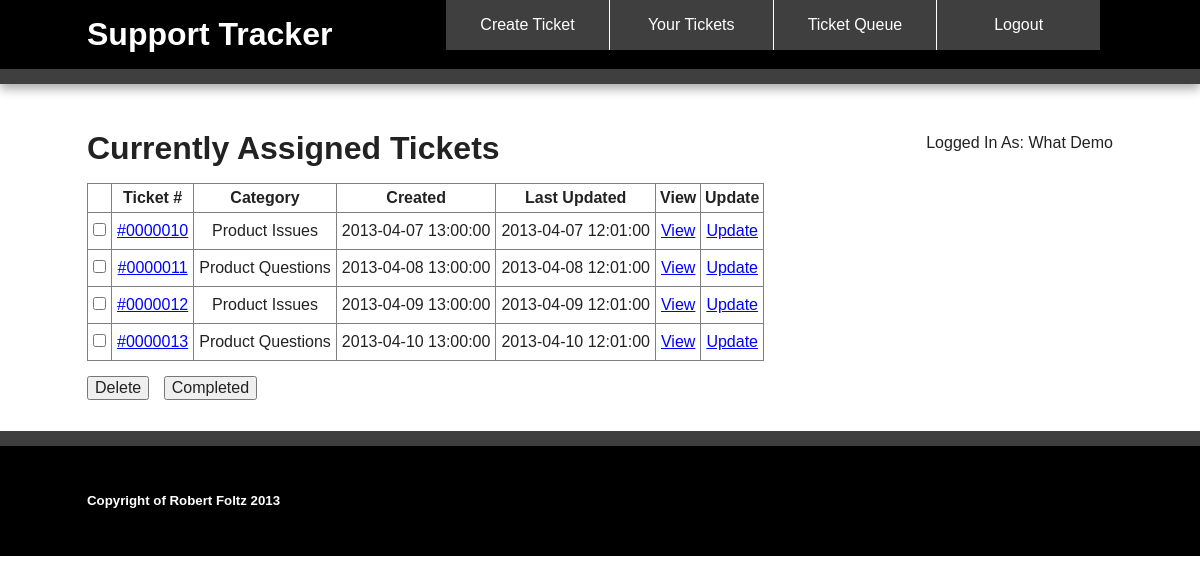
Page /your-tickets.php (signed in) on the earlier database version.
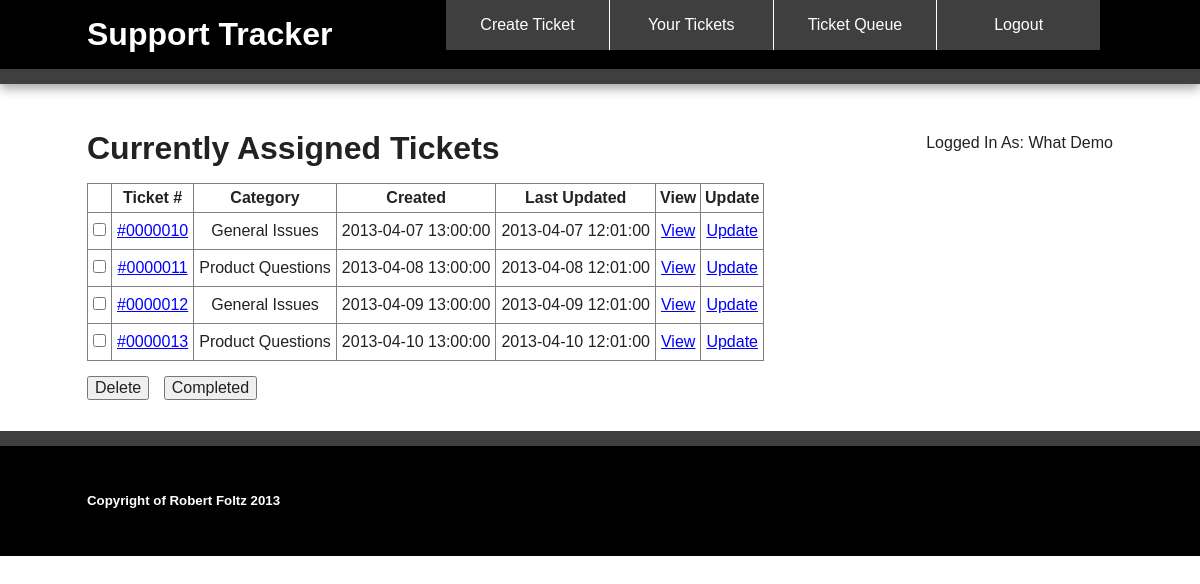
Same page on the later database version.
### tables this page shows
CREATE TABLE tickets
(
Num INT NOT NULL AUTO_INCREMENT,
Created DATETIME NOT NULL,
Updated DATETIME NOT NULL,
CEmail VARCHAR(120) NOT NULL,
CName VARCHAR(120) NOT NULL,
CCountry VARCHAR(120) NOT NULL,
Issue LONGTEXT NOT NULL,
Technician INT,
Category INT NOT NULL,
Completed CHAR default 'N',
PRIMARY KEY (Num),
FOREIGN KEY (Category) REFERENCES category(CatID),
FOREIGN KEY (Technician) REFERENCES techs(UserID)
);

CREATE TABLE category
(
CatID INT NOT NULL AUTO_INCREMENT,
Catname VARCHAR(60) NOT NULL, 
PRIMARY KEY (CatID)
);

### your-tickets.php (the view, shortened to what this page needs)
<?php require_once('dbConnection.php'); ?>
<?php
	$stmt = $db->prepare('select *,LPAD(Num,7,"0") as ticket_num from tickets where technician = ? and completed <> "Y" ');
	$stmt->bindValue(1, $_SESSION['UserID']);
	$stmt->execute();
	$ticket_info = $stmt->fetchAll();
?>
<!DOCTYPE html>
 <html class="no-js">
    <head>
        <link rel="stylesheet" href="css/normalize.min.css">
        <link rel="stylesheet" href="css/main.css">
    </head>
    <body>
        <div class="header-container">
            <header class="wrapper clearfix">
            	<h1 class="title">Support Tracker</h1>
            	<nav>
                    <ul>
                        <li><a href="create-ticket.php">Create Ticket</a></li>
                        <li><a href="your-tickets.php">Your Tickets</a></li>
                        <li><a href="queue.php">Ticket Queue</a></li>
                        <li><a href="authority.php?logout=true">Logout</a></li>
                    </ul>
                </nav>
            </header>
        </div>
        <div class="main-container">
            <div class="main wrapper clearfix">
            	<p class="as">Logged In As: <?php echo($_SESSION['Firstname']." ".$_SESSION['Lastname']); ?></p>
                <h1>Currently Assigned Tickets</h1>
                <form method="POST" enctype="multipart/form-data" id="your-form">
					<table id="ticket-queue" border="1">
						<tr>
							<th></th>
							<th>Ticket #</th>
							<th>Category</th>
							<th>Created</th>
							<th>Last Updated</th>
							<th>View</th>
							<th>Update</th>
						</tr>
						<?php foreach ($ticket_info as $ticket) : ?>
						<tr>
							<td><input id="checked" type="checkbox" name="checked[]" value="<?php echo($ticket['Num']); ?>"></td>
							<td><a href="update-ticket.php?number=<?php echo($ticket['Num']); ?>">#<?php echo($ticket['ticket_num']); ?></a></td>
							<?php
								$stmt = $db->prepare('select Catname from category where CatID = ?');
								$stmt->bindValue(1, $ticket['Category']);
								$stmt->execute();
								$category = $stmt->fetch();
							?>
							<td><?php echo($category['Catname']); ?></td>
							<td><?php echo($ticket['Created']); ?></td>
							<td><?php echo($ticket['Updated']); ?></td>
							<td><a href="view-ticket.php?number=<?php echo($ticket['Num']); ?>">View</a></td>
							<td><a href="update-ticket.php?number=<?php echo($ticket['Num']); ?>">Update</a></td>
						</tr>
						<?php endforeach; ?>
					</table>
					<input class="spaced" type="submit" name="delete" value="Delete">
					<input class="spaced" type="submit" name="complete" value="Completed">
				</form>
            </div>
        </div>
        <div class="footer-container">
            <footer class="wrapper">
                <h5>Copyright of Robert Foltz 2013</h5>
            </footer>
        </div>
    </body>
</html>

### css/main.css (style rules this page uses)
html, button, input, select, textarea { color: #222; }
body { font-size: 1em; line-height: 1.4; }
body { font: 16px/26px Helvetica, Helvetica Neue, Arial; }
.wrapper { width: 90%; margin: 0 5%; }
.header-container { border-bottom: 15px solid #3F3F3F; }
.footer-container, .main aside { border-top: 15px solid #3F3F3F; }
.header-container, .footer-container, .main aside { background:#000000; }
.title { color:white; }
nav ul { margin: 0; padding: 0; }
nav a { display: block; margin-bottom: 10px; padding: 15px 0; text-align: center; text-decoration: none; font-weight: 500; color: white; background: #3F3F3F; -webkit-border-radius: 7px; -moz-border-radius: 7px; border-radius: 7px; }
.main { padding: 30px 0; }
.footer-container footer { color: white; padding: 20px 0; }
.as { float:right; margin-bottom:20px; }
#ticket-queue td { padding:5px; text-align:center; }
#ticket-queue a:link, a:visited { color: blue; }
.spaced { margin:15px 10px 0 0; }
@media only screen and (min-width: 480px) { nav a { float: left; width: 24.4%; margin: 0; padding:12px 0; border-right:1px solid #FFFFFF; -webkit-border-radius: 0; -moz-border-radius: 0; border-radius: 0; } }
@media only screen and (min-width: 480px) { nav li:first-child a { margin-left: 0; } }
@media only screen and (min-width: 480px) { nav li:last-child a { margin-right: 0; border-right:none; } }
@media only screen and (min-width: 480px) { nav ul li { display: inline; } }
@media only screen and (min-width: 768px) { .header-container, .main aside { -webkit-box-shadow: 0 5px 10px #aaa; -moz-box-shadow: 0 5px 10px #aaa; box-shadow: 0 5px 10px #aaa; } }
@media only screen and (min-width: 768px) { .title { float:left; margin-right:10px; } }
@media only screen and (min-width: 768px) { nav { float:right; width:65%; } }
@media only screen and (min-width: 1140px) { .wrapper { width: 1026px; margin: 0 auto; } }
.clearfix:before, .clearfix:after { content: " "; display: table; }
.clearfix:after { clear: both; }
.clearfix { *zoom: 1; }

Differences in the rows shown:
changed through a linked row, tickets (number 1 of 4 on the later page): Category.Catname "Product Issues" → "General Issues"
changed through a linked row, tickets (number 3 of 4 on the later page): Category.Catname "Product Issues" → "General Issues"
